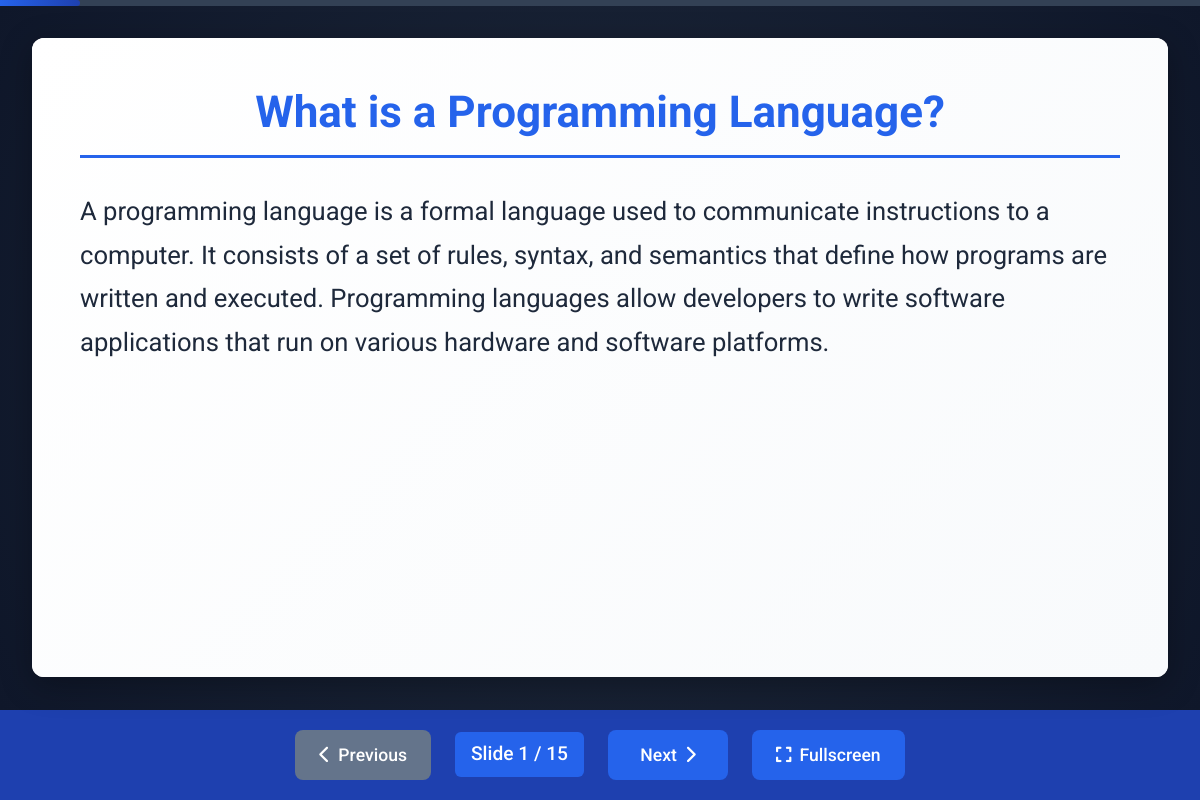
Screenshot of /topic/2/present/ with the database file from the repository.
### topics/models.py (models this page shows, shortened)
class Slide(models.Model):
    topic = models.ForeignKey(Topic, on_delete=models.CASCADE, related_name="slides")
    title = models.CharField(max_length=255)
    content = models.TextField(blank=True, null=True)
    image = models.ImageField(upload_to='slides/images/', blank=True, null=True)
    video = models.FileField(upload_to='slides/videos/', blank=True, null=True)
    order = models.PositiveIntegerField(default=0)
    class Meta:
        ordering = ['order']

### topics/views.py (the view)
# urls.py: path('topic/<int:pk>/present/', views.PresentationView.as_view(), name='topic-present'),
class PresentationView(DetailView):
    model = Topic
    template_name = 'topics/presentation.html'
    context_object_name = 'topic'
    def get_context_data(self, **kwargs):
        context = super().get_context_data(**kwargs)
        context['slides'] = self.object.slides.all().order_by('order')
        return context

### topics/templates/topics/presentation.html (shortened to what this page needs)
<!DOCTYPE html>
<html lang="en">
<head>
    <link href="https://cdn.jsdelivr.net/npm/bootstrap@5.3.0/dist/css/bootstrap.min.css" rel="stylesheet">
</head>
<body>
    <div class="presentation-container">
        <div class="progress-bar">
            <div class="progress" id="progress"></div>
        </div>
        <div class="slide-container">
            {% for slide in slides %}
            <div class="slide {% if forloop.first %}active{% endif %}" data-slide="{{ forloop.counter0 }}">
                <div class="slide-content">
                    <h2 class="slide-title">{{ slide.title }}</h2>
                    <div class="slide-body">
                        {{ slide.content|linebreaks }}
                    </div>
                </div>
            </div>
            {% endfor %}
        </div>
        <div class="controls">
            <button class="control-btn" id="prevBtn" onclick="prevSlide()">
                <i class="fas fa-chevron-left"></i> Previous
            </button>
            <span class="slide-counter">
                Slide <span id="currentSlide">1</span> / {{ slides|length }}
            </span>
            <button class="control-btn" id="nextBtn" onclick="nextSlide()">
                Next <i class="fas fa-chevron-right"></i>
            </button>
            <button class="control-btn" onclick="toggleFullscreen()">
                <i class="fas fa-expand"></i> Fullscreen
            </button>
        </div>
    </div>
</body>
</html>

### topics/templates/topics/presentation.html (style rules this page uses)
:root { --primary-color: #2563eb; --secondary-color: #1e40af; --text-color: #1e293b; --background-dark: #0f172a; --slide-bg: #ffffff; }
body { margin: 0; padding: 0; background-color: var(--background-dark); color: #fff; height: 100vh; overflow: hidden; font-family: 'Roboto', sans-serif; }
.presentation-container { height: 100vh; display: flex; flex-direction: column; }
.slide-container { flex-grow: 1; display: flex; align-items: center; justify-content: center; padding: 2rem; background: radial-gradient(circle at center, #1e293b 0%, #0f172a 100%); }
.slide { background-color: var(--slide-bg); color: var(--text-color); width: 100%; max-width: 1200px; height: 0; padding-bottom: 56.25%; position: relative; border-radius: 12px; box-shadow: 0 8px 32px rgba(0, 0, 0, 0.3); display: none; transition: transform 0.3s ease-in-out; }
.slide.active { display: block; animation: slideIn 0.5s ease-out; }
.slide-content { position: absolute; top: 0; left: 0; right: 0; bottom: 0; padding: 3rem; overflow: auto; background: linear-gradient(135deg, #ffffff 0%, #f8fafc 100%); border-radius: 12px; }
.slide-title { font-size: 2.75rem; margin-bottom: 2rem; color: var(--primary-color); font-weight: 700; text-align: center; padding-bottom: 1rem; border-bottom: 3px solid var(--primary-color); }
.slide-body { font-size: 1.6rem; line-height: 1.7; color: var(--text-color); margin: 2rem 0; font-weight: 400; }
.slide-body p { margin-bottom: 1.5rem; }
.controls { background-color: var(--secondary-color); padding: 1.25rem; display: flex; justify-content: center; gap: 1.5rem; align-items: center; }
.control-btn { background-color: var(--primary-color); color: #fff; border: none; padding: 0.75rem 1.5rem; border-radius: 8px; cursor: pointer; transition: all 0.3s ease; font-size: 1.1rem; font-weight: 500; min-width: 120px; display: flex; align-items: center; justify-content: center; gap: 0.5rem; }
.control-btn:disabled { background-color: #64748b; cursor: not-allowed; transform: none; box-shadow: none; }
.slide-counter { color: #fff; font-size: 1.2rem; font-weight: 500; background-color: var(--primary-color); padding: 0.5rem 1rem; border-radius: 6px; min-width: 100px; text-align: center; }
.progress-bar { height: 6px; background-color: #334155; position: relative; }
.progress { height: 100%; background: linear-gradient(90deg, var(--primary-color) 0%, var(--secondary-color) 100%); transition: width 0.3s ease; border-radius: 0 3px 3px 0; }

### rows the page displays
Slide: title "What is a Programming Language?", content "A programming language is a formal language used to communicate instructions to a computer. It consists of a set of rules, syntax, and semantics that define how programs are written and executed. Programming languages allow developers to write software applications that run on various hardware and software platforms."

### other values shown
{{ slides|length }} "15"
